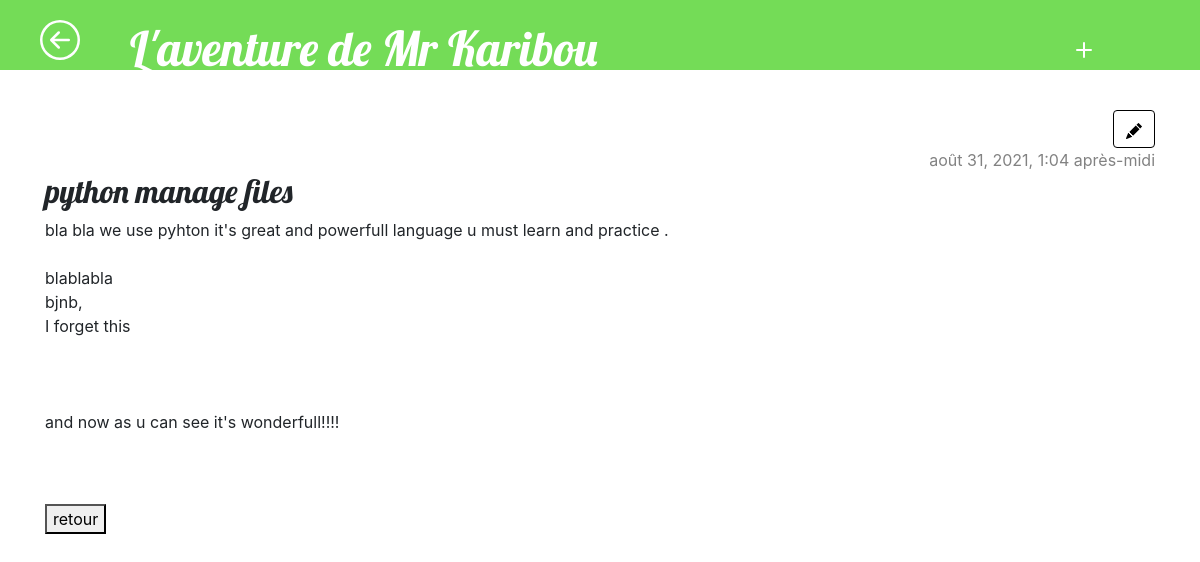
The page /blog/post/3/ (signed in) on the database its author committed.
### blog/models.py (models this page shows, shortened)
class Post(models.Model):
    author = models.ForeignKey(settings.AUTH_USER_MODEL, on_delete=models.CASCADE)
    title = models.CharField(max_length=200)
    summary = models.CharField(max_length=400)
    text = models.TextField()
    created_date = models.DateTimeField(default=timezone.now())
    published_date = models.DateTimeField(blank=True, null=True)

### blog/views.py (the view)
# urls.py: path('post/<int:pk>/', views.post_detail, name='post_detail'),
def post_detail(request, pk):
    post = get_object_or_404(Post, pk=pk)
    return render(request, 'blog/post_detail.html', {'post': post})

### blog/templates/blog/post_detail.html (shortened to what this page needs)
{% extends 'blog/base.html' %}
{% block content %}
    <article class="post">
        <aside class="actions">
            {% if user.is_authenticated %}
                <a class="btn btn-default" href="{% url 'post_edit' pk=post.pk %}">
                </a>
            {% endif %}
        </aside>
        {% if post.published_date %}
            <time class="date">
                {{ post.published_date }}
            </time>
        {% endif %}
        <h2>{{ post.title }}</h2>
        <p>{{ post.text|linebreaksbr }}</p>
    </article>
    <button type="button"><a href="{% url 'post_list' %}">retour</a></button>
{% endblock %}

### blog/static/css/blog.css (style rules this page uses)
h1, h2, h3, h4 { font-family: "Lobster", cursive; }
.date { width: 100%; color: #828282; text-align: end; }
.post { margin-bottom: 70px; }
.post > .date, .post > .actions { float: right; }
.btn-default, .btn-default:visited { color: #000000; background: none; border-color: #000000; }
button a { text-decoration: none; color: black; }

### rows shown on the page
Post: published_date "août 31, 2021, 1:04 après-midi", title "python manage files", text "bla bla we use pyhton it's great and powerfull language u must learn and practice . blablabla bjnb, I forget this and now as u can see it's wonderfull!!!!"
